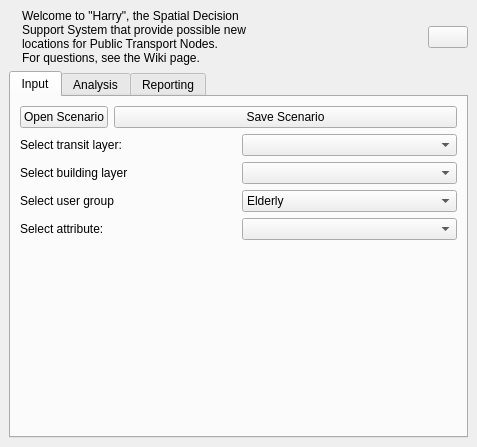
<?xml version="1.0" encoding="UTF-8"?>
<ui version="4.0">
 <class>SpatialDecisionDockWidgetBase</class>
 <widget class="QDockWidget" name="SpatialDecisionDockWidgetBase">
  <property name="geometry">
   <rect>
    <x>0</x>
    <y>0</y>
    <width>477</width>
    <height>447</height>
   </rect>
  </property>
  <property name="windowTitle">
   <string>Harry</string>
  </property>
  <widget class="QWidget" name="dockWidgetContents">
   <layout class="QVBoxLayout" name="verticalLayout_4">
    <item>
     <layout class="QHBoxLayout" name="horizontalLayout_2">
      <item>
       <widget class="QLabel" name="mainlabel">
        <property name="enabled">
         <bool>true</bool>
        </property>
        <property name="frameShape">
         <enum>QFrame::NoFrame</enum>
        </property>
        <property name="text">
         <string/>
        </property>
       </widget>
      </item>
      <item>
       <widget class="QLabel" name="label_4">
        <property name="text">
         <string>Welcome to &quot;Harry&quot;, the Spatial Decision Support System that provide possible new locations for Public Transport Nodes. 
For questions, see the Wiki page.</string>
        </property>
        <property name="wordWrap">
         <bool>true</bool>
        </property>
       </widget>
      </item>
      <item>
       <spacer name="horizontalSpacer_2">
        <property name="orientation">
         <enum>Qt::Horizontal</enum>
        </property>
        <property name="sizeHint" stdset="0">
         <size>
          <width>40</width>
          <height>20</height>
         </size>
        </property>
       </spacer>
      </item>
      <item>
       <widget class="QPushButton" name="wikipushButton">
        <property name="toolTip">
         <string>&lt;html&gt;&lt;head/&gt;&lt;body&gt;&lt;p&gt;Go to the wiki page of 'Harry'&lt;/p&gt;&lt;/body&gt;&lt;/html&gt;</string>
        </property>
        <property name="iconSize">
         <size>
          <width>24</width>
          <height>24</height>
         </size>
        </property>
        <property name="autoDefault">
         <bool>false</bool>
        </property>
        <property name="default">
         <bool>false</bool>
        </property>
       </widget>
      </item>
     </layout>
    </item>
    <item>
     <widget class="QTabWidget" name="sampleWidgets">
      <property name="currentIndex">
       <number>0</number>
      </property>
      <widget class="QWidget" name="InputTab">
       <attribute name="title">
        <string>Input</string>
       </attribute>
       <layout class="QVBoxLayout" name="verticalLayout_2">
        <item>
         <layout class="QFormLayout" name="formLayout">
          <item row="0" column="0">
           <widget class="QPushButton" name="openScenarioButton">
            <property name="text">
             <string>Open Scenario</string>
            </property>
           </widget>
          </item>
          <item row="0" column="1">
           <widget class="QPushButton" name="saveScenarioButton">
            <property name="text">
             <string>Save Scenario</string>
            </property>
           </widget>
          </item>
         </layout>
        </item>
        <item>
         <layout class="QGridLayout" name="gridLayout_3" columnstretch="0,0">
          <item row="1" column="1">
           <widget class="QComboBox" name="buildingCentroidsCombo"/>
          </item>
          <item row="1" column="0">
           <widget class="QLabel" name="buildingCentroidsLabel">
            <property name="text">
             <string>Select building layer</string>
            </property>
           </widget>
          </item>
          <item row="3" column="0">
           <widget class="QLabel" name="SelectUserGroupLabel">
            <property name="text">
             <string>Select user group</string>
            </property>
           </widget>
          </item>
          <item row="3" column="1">
           <widget class="QComboBox" name="SelectUserGroupCombo">
            <item>
             <property name="text">
              <string>Elderly</string>
             </property>
            </item>
            <item>
             <property name="text">
              <string>Adults</string>
             </property>
            </item>
            <item>
             <property name="text">
              <string>Students</string>
             </property>
            </item>
           </widget>
          </item>
          <item row="0" column="1">
           <widget class="QComboBox" name="transitLayerCombo"/>
          </item>
          <item row="0" column="0">
           <widget class="QLabel" name="transitLayerLabel">
            <property name="text">
             <string>Select transit layer:</string>
            </property>
           </widget>
          </item>
          <item row="4" column="0">
           <widget class="QLabel" name="selectAttributeLabel">
            <property name="text">
             <string>Select attribute:</string>
            </property>
           </widget>
          </item>
          <item row="4" column="1">
           <widget class="QComboBox" name="selectAttributeCombo"/>
          </item>
         </layout>
        </item>
        <item>
         <spacer name="verticalSpacer">
          <property name="orientation">
           <enum>Qt::Vertical</enum>
          </property>
          <property name="sizeHint" stdset="0">
           <size>
            <width>20</width>
            <height>40</height>
           </size>
          </property>
         </spacer>
        </item>
       </layout>
      </widget>
      <widget class="QWidget" name="AnalysisTab">
       <attribute name="title">
        <string>Analysis</string>
       </attribute>
       <layout class="QVBoxLayout" name="verticalLayout_3">
        <item>
         <widget class="QLabel" name="label_2">
          <property name="lineWidth">
           <number>0</number>
          </property>
          <property name="text">
           <string>&lt;html&gt;&lt;head/&gt;&lt;body&gt;&lt;p&gt;&lt;span style=&quot; font-weight:600;&quot;&gt;Current situation&lt;/span&gt;&lt;/p&gt;&lt;/body&gt;&lt;/html&gt;</string>
          </property>
         </widget>
        </item>
        <item>
         <widget class="QPushButton" name="checkAccessibilityButton">
          <property name="text">
           <string>Check Accessibility Public Transport</string>
          </property>
         </widget>
        </item>
        <item>
         <widget class="QCheckBox" name="toggleBufferCheckBox">
          <property name="text">
           <string>Show buffers</string>
          </property>
         </widget>
        </item>
        <item>
         <widget class="QCheckBox" name="toggleAccessibiltyCheckBox">
          <property name="text">
           <string>Show accessibility</string>
          </property>
         </widget>
        </item>
        <item>
         <widget class="QCheckBox" name="toggleLoAccessibilityCheckBox">
          <property name="text">
           <string>Show population density</string>
          </property>
         </widget>
        </item>
        <item>
         <widget class="Line" name="line_2">
          <property name="lineWidth">
           <number>2</number>
          </property>
          <property name="orientation">
           <enum>Qt::Horizontal</enum>
          </property>
         </widget>
        </item>
        <item>
         <widget class="QLabel" name="label_3">
          <property name="text">
           <string>&lt;html&gt;&lt;head/&gt;&lt;body&gt;&lt;p&gt;&lt;span style=&quot; font-weight:600;&quot;&gt;New situation&lt;/span&gt;&lt;/p&gt;&lt;/body&gt;&lt;/html&gt;</string>
          </property>
         </widget>
        </item>
        <item>
         <layout class="QHBoxLayout" name="horizontalLayout_3">
          <item>
           <widget class="QLabel" name="label">
            <property name="text">
             <string>Scenario name</string>
            </property>
           </widget>
          </item>
          <item>
           <widget class="QLineEdit" name="newLayerNameEdit">
            <property name="text">
             <string>Scenario_1</string>
            </property>
           </widget>
          </item>
         </layout>
        </item>
        <item>
         <layout class="QHBoxLayout" name="horizontalLayout">
          <item>
           <widget class="QPushButton" name="addNodeButton">
            <property name="text">
             <string>Add new transport node</string>
            </property>
            <property name="checkable">
             <bool>true</bool>
            </property>
            <property name="checked">
             <bool>false</bool>
            </property>
            <property name="autoRepeat">
             <bool>false</bool>
            </property>
            <property name="autoDefault">
             <bool>false</bool>
            </property>
            <property name="default">
             <bool>false</bool>
            </property>
            <property name="flat">
             <bool>false</bool>
            </property>
           </widget>
          </item>
          <item>
           <widget class="QLCDNumber" name="remainingNodesLCD">
            <property name="toolTip">
             <string>Remaing nodes</string>
            </property>
            <property name="frameShape">
             <enum>QFrame::NoFrame</enum>
            </property>
            <property name="frameShadow">
             <enum>QFrame::Plain</enum>
            </property>
            <property name="lineWidth">
             <number>1</number>
            </property>
            <property name="midLineWidth">
             <number>0</number>
            </property>
            <property name="digitCount">
             <number>1</number>
            </property>
            <property name="segmentStyle">
             <enum>QLCDNumber::Flat</enum>
            </property>
           </widget>
          </item>
          <item>
           <spacer name="horizontalSpacer">
            <property name="orientation">
             <enum>Qt::Horizontal</enum>
            </property>
            <property name="sizeHint" stdset="0">
             <size>
              <width>40</width>
              <height>20</height>
             </size>
            </property>
           </spacer>
          </item>
         </layout>
        </item>
        <item>
         <widget class="QPushButton" name="recalculateButton">
          <property name="text">
           <string>Recalculate Accessibility Public Transport</string>
          </property>
         </widget>
        </item>
        <item>
         <spacer name="verticalSpacer_2">
          <property name="orientation">
           <enum>Qt::Vertical</enum>
          </property>
          <property name="sizeHint" stdset="0">
           <size>
            <width>20</width>
            <height>40</height>
           </size>
          </property>
         </spacer>
        </item>
       </layout>
      </widget>
      <widget class="QWidget" name="ReportingTab">
       <attribute name="title">
        <string>Reporting</string>
       </attribute>
       <layout class="QVBoxLayout" name="verticalLayout">
        <item>
         <widget class="QPushButton" name="saveMapButton">
          <property name="text">
           <string>Save Map</string>
          </property>
         </widget>
        </item>
        <item>
         <widget class="QPushButton" name="continueAddingNodesButton">
          <property name="text">
           <string>Continue adding</string>
          </property>
         </widget>
        </item>
        <item>
         <widget class="QListWidget" name="reportList"/>
        </item>
        <item>
         <widget class="QTableWidget" name="statisticsTable"/>
        </item>
       </layout>
      </widget>
     </widget>
    </item>
   </layout>
  </widget>
 </widget>
 <resources/>
 <connections/>
</ui>
